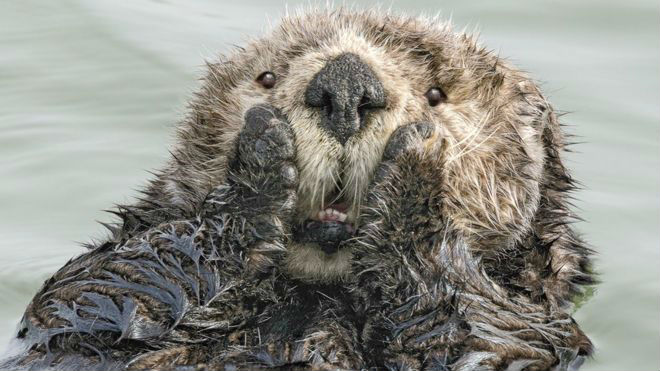
#> input picture divertida.jpg, 660 x 371 px, found by its file name
$ python main.py
#> lines starting #> are read from the running program, lines starting #| are printed output that depends on the picture
import os
from PIL import Image, ImageDraw, ImageFont

font_type = "fonts/unicode.impact.ttf"

def _save_meme_handler():
  count = 0

  def _wrapper(image):
    nonlocal count
    new_image_path = f"/tmp/meme-version-{count}" + get_extension(image.filename)
    image.save(new_image_path)
    count += 1
    return new_image_path

  return _wrapper


meme_saver = _save_meme_handler()


def generate_meme(base_image, text):
  # Calculamos a font de forma dinâmica
  font_size = calculate_font_size(base_image.size, text)
  font = ImageFont.truetype(font_type, font_size)

  image_draw = ImageDraw.Draw(base_image)
  # Calculamos a posição do texto de forma dinâmica
  text_position = calculate_text_position(font.getsize(text), base_image.size)
  image_draw.text(text_position, text.upper(), font=font)

  new_image_path = meme_saver(base_image)
  return new_image_path

def _save_meme_handler():
  count = 0

  def _wrapper(image):
    nonlocal count
    new_image_path = f"/tmp/meme-version-{count}" + get_extension(image.filename)
    image.save(new_image_path)
    count += 1
    return new_image_path

  return _wrapper

def get_extension(filename):
  return os.path.splitext(filename)[-1]

def calculate_font_size(image_size, text):
  image_width, image_height = image_size

  # O texto não deve ocupar mais que 80% da largura da imagem
  # Dessa forma conseguimos ter um espaço de 10% em cada lateral
  text_container = image_width * 0.8

  current_font_size = 10
  text_width = 0

  while (text_container - text_width) > text_container * 0.05:
    font = ImageFont.truetype(font_type, current_font_size)
    text_width, _ = font.getsize(text)

    # Incremento o tamanho da font em 10% a cada iteração do loop
    current_font_size += int(current_font_size * 0.1)

  return current_font_size

def calculate_text_position(text_size, image_size):
  image_width, image_height = image_size
  text_width, text_height = text_size

  width = (image_width - text_width) // 2

  # Pra gerar uma margem de espaço na parte de baixo
  # diminuimos o tamanho total em 2%
  image_height -= image_height * 0.02
  height = (image_height - text_height)

  return (width, height)

base_image_path = "/home/curso/Área de Trabalho/divertida.jpg"
image = Image.open(base_image_path)
#> image is the input picture: PIL image 660x371 RGB; mean R, G, B 141.6, 141.2, 133.6
generate_meme(image, "Miga sua loca!!")
#> in _wrapper, `new_image_path = f"/tmp/meme-version-{count}" + get_extension(image.fi..`: new_image_path = '/tmp/meme-version-0.jpg'
#> in _wrapper, `image.save(new_image_path)`:
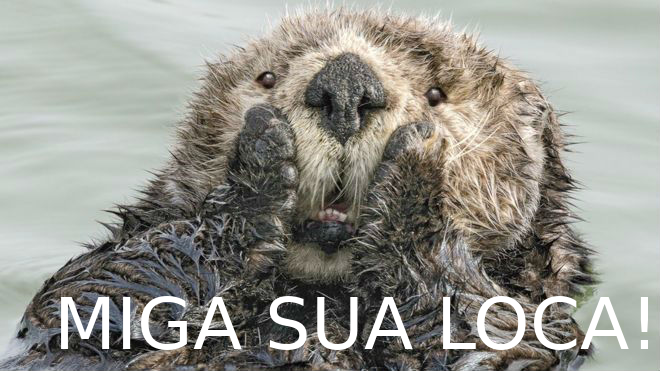
#> saved as meme-version-0.jpg: PIL image 660x371 RGB; mean R, G, B 147.7, 147.3, 139.9
image.show()
